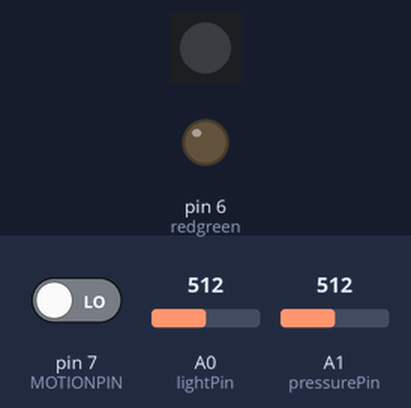
A sketch run on a simulated Arduino Uno, built with avr-gcc and run on an emulated ATmega328P. On the bench: 1 RGB LEDs in strip order, left to right, output pins drawn as LEDs (lit = HIGH). The test bench sets the inputs (shaded band); at power-on: pin 7 (MOTIONPIN) LOW, A0 (lightPin) = 512, A1 (pressurePin) = 512. The strip is taken to match the declared colour order; storage starts empty; the audio player accepts every command and is not drawn; what the sketch prints to the serial monitor is not drawn.

Above: at 1.2 s.
1.3 s: pin 7 (MOTIONPIN) driven HIGH
At 2.0 s:
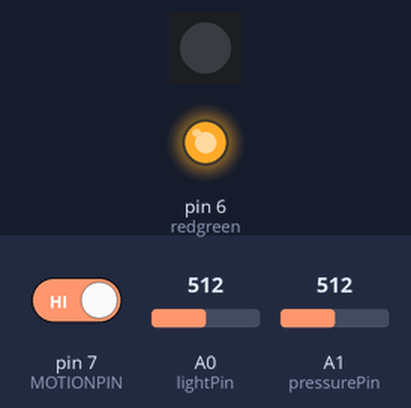
2.8 s: pin 7 (MOTIONPIN) driven LOW
At 4.2 s:
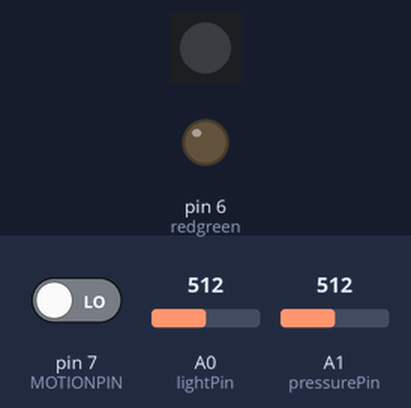
Timing chart, 0 to 5.8 s (numbered marks = the images above; inputs shaded):
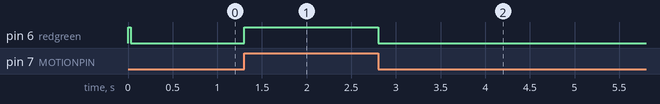

The sketch:

myblink.ino
```cpp
#include <Wire.h>
// the matrix
#include "Adafruit_LEDBackpack.h"
#include "Adafruit_GFX.h"
#include <Adafruit_NeoPixel.h>


#include <SD.h>             // need to include the SD library for reading wave files
#define SD_ChipSelectPin 10
#include <TMRpcm.h>
#include <SPI.h>

TMRpcm audioPlayer;

int redgreen = 6;
int lightPin = 0;  //define a pin for Photo resistor
int pressurePin = 1;  //define a pin for Pressure resistor
int color_index = 0;
boolean isMotion = false;

#define MOTIONPIN 7
#define SPEAKERPIN 9

#define NPIN 3
#define NPIXELS 1

Adafruit_NeoPixel pixels = Adafruit_NeoPixel(NPIXELS, NPIN, NEO_RGB + NEO_KHZ800);

// Keep track of where we are in the color array
int ndelay = 75;
int nindex = 0;

#define NUMBER_OF_SONGS 14
char *songs[NUMBER_OF_SONGS] = {
"backoff.wav",
"brokeit.wav",
"brothers.wav",
"control.wav",
"da-man.wav",
"dreams.wav",
"emilio.wav",
"fantasy.wav",
"first1.wav",
"grabass.wav"
"happenin.wav"
"rgreco.wav"
"served.wav"
"whatlove.wav"
};

// The colors of the rainbow that we will cycle through
uint32_t colors[] = {
  pixels.Color(128, 0, 0),
  pixels.Color(128, 64, 0),
  pixels.Color(128, 128, 0),
  pixels.Color(64, 128, 0),
  pixels.Color(0, 128, 0),
  pixels.Color(0, 128, 64),
  pixels.Color(0, 128, 128),
  pixels.Color(0, 64, 128),
  pixels.Color(0, 0, 128),
  pixels.Color(64, 0, 128),
  pixels.Color(128, 0, 128),
  pixels.Color(128, 0, 64)
};


// Number of colors defined is the number of bytes of the array, divided by the size of the data type
int num_colors = sizeof(colors) / sizeof(uint32_t);


Adafruit_8x8matrix matrix = Adafruit_8x8matrix();

// the setup routine runs once when you press reset:
void setup() {
  Serial.begin(9600);  //Begin serial communcation
  // initialize the digital pin as an output.
  pinMode(redgreen, OUTPUT);
  pinMode(MOTIONPIN, INPUT);
  digitalWrite(redgreen, HIGH);


  pixels.begin(); // This initializes the NeoPixel library.
  //setupMatrix(matrix);
  setupAudioPlayer();
}

// the loop routine runs over and over again forever:
void loop() {


  if(audioPlayer.isPlaying()) {
    // fire on an LED
    color_index = ++color_index % num_colors;
    for (int pixel = 0; pixel < NPIXELS; pixel++){
      pixels.setPixelColor(pixel, colors[color_index]);
    }

  } else {
    digitalWrite(audioPlayer.speakerPin, LOW);
  }

  int lightamount = analogRead(lightPin);
  int pressureAmount = analogRead(pressurePin);
  isMotion = digitalRead(MOTIONPIN);

  if(isMotion){
      digitalWrite(redgreen, HIGH);
  } else {
      digitalWrite(redgreen, LOW);
  }

  pressureAlert(pressureAmount);
  //Serial.println(pressureAmount);

  //motionAlert(isMotion);
  Serial.println(isMotion);

  // lightPin for now from about 400 - dark, to 1000 - tons of light
  /*
  if(lightamount > 500) {
    digitalWrite(redgreen, LOW);
  } else {
    digitalWrite(redgreen, HIGH);
  }
  */

}

void motionAlert(boolean isMotion){
  static boolean motionAlerted = false;
  if(isMotion && !motionAlerted){
    motionAlerted = true;
    Serial.println("PLAY MELODY");
    digitalWrite(redgreen, HIGH);
    audioPlayer.play("0001.wav");

  } else if(!isMotion && motionAlerted){
    digitalWrite(redgreen, LOW);
    motionAlerted = false;

  }
}

void pressureAlert(int pressureAmount){
  static int previousPressureAmount = 0;
  int diff, adjustedPressure;
  diff = previousPressureAmount - pressureAmount;
  previousPressureAmount = pressureAmount;
  adjustedPressure = pressureAmount * 9 / 1000; // adjusted per matrix size
  if(abs(diff) > 1){
    if(pressureAmount < 300){

    } else {
      if(!audioPlayer.isPlaying()){
        audioPlayer.play("whatlove.wav");
      }
    }
  }
}

void setupMatrix(Adafruit_8x8matrix matrix){
  matrix.begin(0x70);  // pass in the address
  matrix.clear();
  matrix.setRotation(3);
  matrix.writeDisplay();
}

void setupAudioPlayer(){
  audioPlayer.speakerPin = SPEAKERPIN;
  if (!SD.begin(SD_ChipSelectPin)) {  // see if the card is present and can be initialized:
    Serial.println("Error: Cannot initialize SD CARD!");
    return;   // don't do anything more if not
  }
  audioPlayer.volume(1);
  audioPlayer.play("0000.wav"); //the sound file "1" will play each time the arduino powers up, or is reset
}
```

Measured:
- after the input at 1.3 s, pin 6 (redgreen): LOW → HIGH at once
- after the input at 2.8 s, pin 6 (redgreen): HIGH → LOW at once
